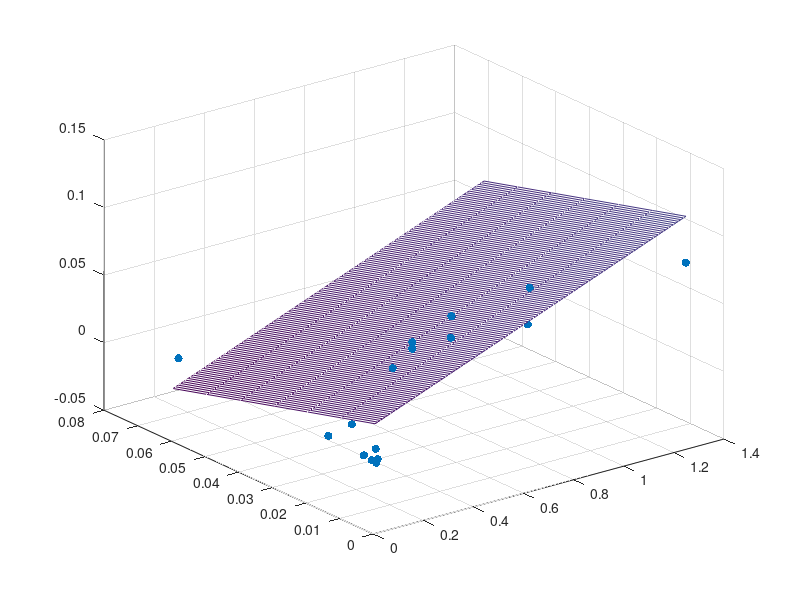

This chart was generated by the following MATLAB code: (Note: this script raises an error after producing the figure.)
clc; clear all; close all;

%% PART I: regress err vs dx^2/dt and dt^2
M=csvread('inf_errors.csv');
dx = [M(2:5,1);M(2:5,1);M(2:5,1);M(2:5,1)];
dt = [M(2:5,1).* 2; 
      M(2:5,1); 
      M(2:5,1)./5; 
      M(2:5,1)./10];
y = [M(2:5,2);M(2:5,3);M(2:5,4);M(2:5,5)]; % errors  
dx2 = dx.*dx;


% regress errors in terms of dx^2/dt and dt^2
term1 = dx2./dt;
term2 = dt.*dt;
X = [ones(size(term1)) term1 term2];
b = regress(y, X)

figure()
scatter3(term1, term2, y, 'filled')
hold on
x1fit = min(term1):.01:max(term1);
x2fit = min(term2):.01:max(term2);
[X1FIT,X2FIT] = meshgrid(x1fit,x2fit);
YFIT = b(1) + b(2)*X1FIT + b(3)*X2FIT;
mesh(X1FIT,X2FIT,YFIT)
hold off

dt_critical = [(b(1)/(2*b(2))*dx(1)^2)^(1/3);
               (b(1)/(2*b(2))*dx(2)^2)^(1/3);
               (b(1)/(2*b(2))*dx(3)^2)^(1/3);
               (b(1)/(2*b(2))*dx(4)^2)^(1/3)]

           
%% PART II: check the convergence rate for dt:
M3 = csvread('l2_errors.csv');
dx = M3(2:5,1);
dt = dx.*dx;
err = M3(2:5,6);
figure()
error_loglog(dt, err)
error_table(dt, err)
 

%% PART III: check the convergence rate for dx:
M2 = csvread('check_dx.csv');
dx = M2(:,1);
err1 = M2(:,2); % l1 norm
err2 = M2(:,3); % l2 norm
err3 = M2(:,4); % inf norm
figure()
error_loglog(dx, err3)
error_table(dx, err3)



